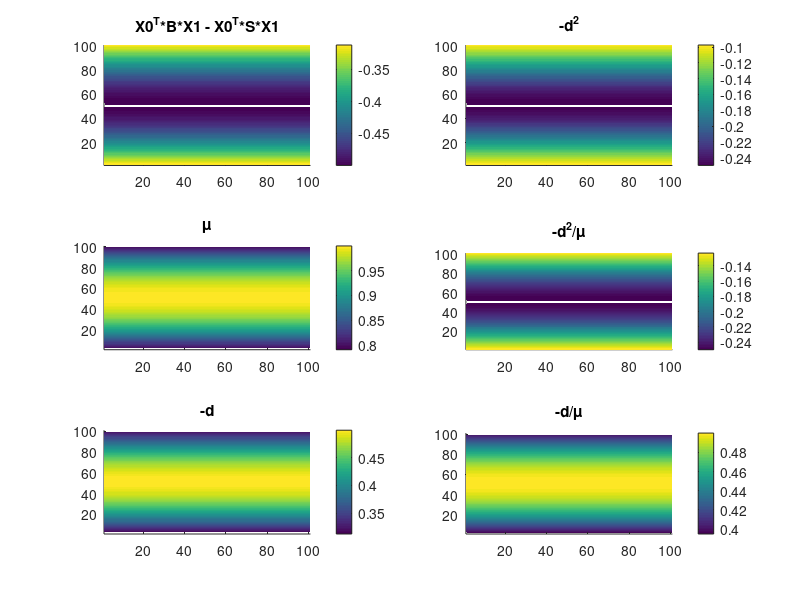
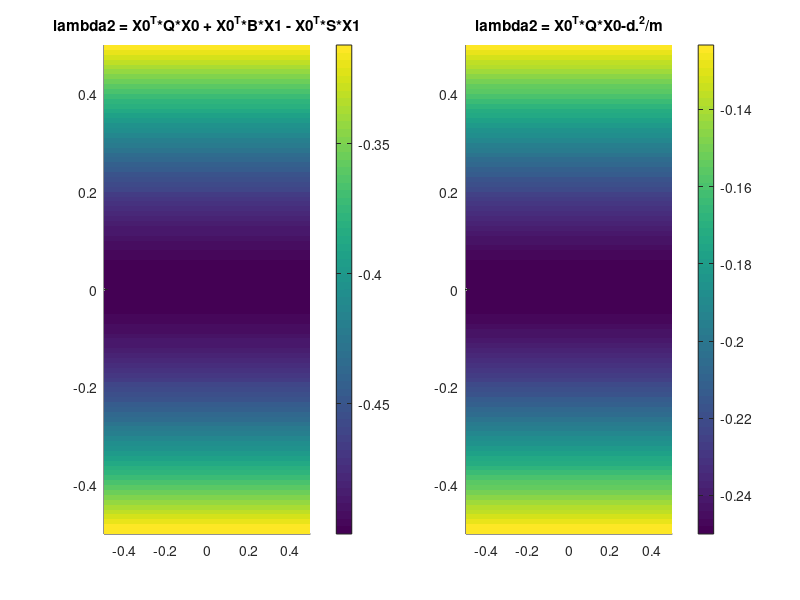
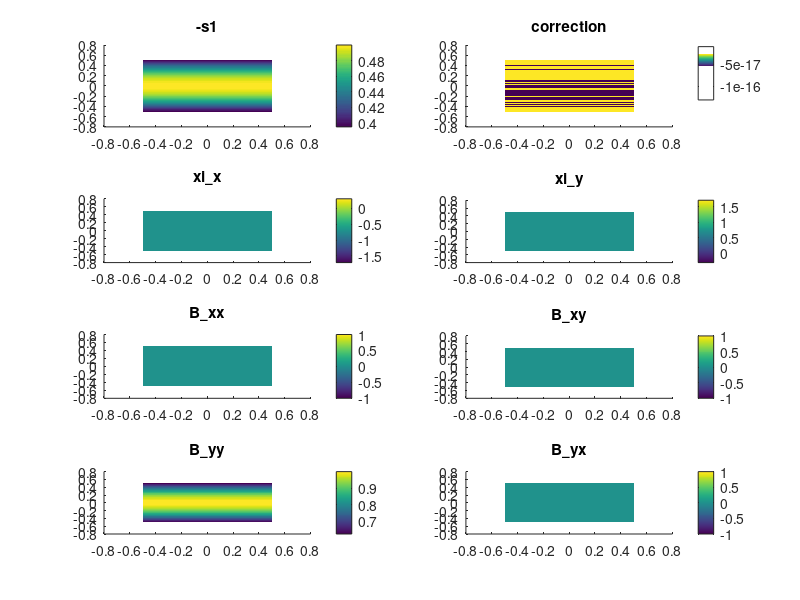
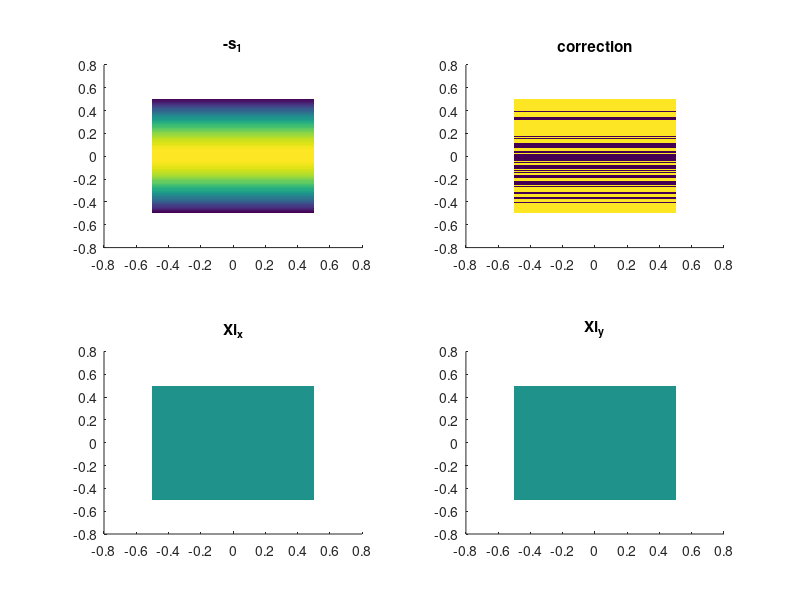

The MATLAB script that drew these images, in order:

close all
clear all
clc

xdim = 101;
ydim = 101;
xmin = -0.5
xmax = 0.5
ymin = -0.5
ymax = 0.5
x=linspace(xmin,xmax,xdim);
dx = x(2)-x(1);
y=linspace(ymin,ymax,ydim);
dy=y(2)-y(1);
[x,y]=meshgrid(x,y);

tdim = 3;
t0 = 0%0.5*pi
time = linspace(-0.01+t0,0.01+t0,tdim);
dt = time(2)-time(1);
for i =1:length(time)
    t=time(i);
    u(:,:,i) =2+tanh(y);    
    v(:,:,i) = zeros(size(y));
end

[dudx,dudy,dudt] = gradient(u,dx,dy,dt);
[dvdx,dvdy,dvdt] = gradient(v,dx,dy,dt);

au = dudt+u.*dudx+v.*dudy;
av = dvdt+u.*dvdx+v.*dvdy;
clear dudt dvdt
[daudx,daudy,daudt] = gradient(au,dx,dy,dt);
[davdx,davdy,davdt] = gradient(av,dx,dy,dt);

ju = daudt+u.*daudx+v.*daudy;
jv = davdt+u.*davdx+v.*davdy;
clear daudt davdt u v au av
[djudx,djudy,djudt] = gradient(ju,dx,dy,dt);
[djvdx,djvdy,djvdt] = gradient(jv,dx,dy,dt);
clear djudt djvdt
R = [0,-1;1,0];
b = zeros([ydim,xdim,tdim,2,2]);
for t =1:tdim
    t
    for i = 1:ydim
        for j = 1:xdim
            if ~isnan(ju(i,j,t))&&~isnan(jv(i,j,t))
                Grad_v = [dudx(i,j,t), dudy(i,j,t);dvdx(i,j,t), dvdy(i,j,t)];
                Grad_a = [daudx(i,j,t), daudy(i,j,t); davdx(i,j,t), davdy(i,j,t)];
                Grad_j = [djudx(i,j,t), djudy(i,j,t); djvdx(i,j,t), djvdy(i,j,t)];
                S = 0.5*(Grad_v + Grad_v');
                B = 0.5*(Grad_a + Grad_a')+(Grad_v'*Grad_v);
                b(i,j,t,:,:)=B;
                Q = 0.5*(Grad_j + Grad_j')+(Grad_v'*Grad_a+Grad_a'*Grad_v);
                [V,D] = eig(S);
                if ~issorted(diag(D))
                    [D,I] = sort(diag(D));
                    V = V(:, I);
                end
                s1(i,j,t) = D(1,1);
                X0 = V(:,1);
                xi(i,j,t,:) = V(:,1);
                l1(i,j,t) = X0'*B*X0;
                X1 = -((B-l1(i,j,t)*eye(size(B)))*X0)\(S-s1(i,j,t)*eye(size(B)));
                if sum(X1)~=0
                    X1=X1'/norm(X1);
                else
                    X1=X1';
                end
                l2(i,j,t) = X0'*Q*X0 + X0'*B*X1 - X0'*S*X1;
                db(i,j,t) = X0'*B*X1 - X0'*S*X1;
                a1(i,j,t)=l2(i,j,t);
                %Xp = R*X0;
                m = X0'*R'*(S-s1(i,j,t)*eye(size(S)))*R*X0;
                d = X0'*R'*B*X0;
                dd(i,j,t)=d;
                mm(i,j,t)=m;
                l2(i,j,t) = X0'*Q*X0-d.^2/m;
                a2(i,j,t)=l2(i,j,t);
                %X1 = V(:,1);
                %l1(i,j,t) = X1'*B*X1;
                %l2(i,j,t) = X1'*Q*X1;
                %cor(i,j,t) = -s1(i,j,t).^2+0.5*(X1'*B*X1);

            else
                s1(i,j,t) =nan;
                l1(i,j,t) = nan;
                l2(i,j,t) = nan;
                %cor(i,j,t)=nan;
            end
        end
    end
end

save ex3_correction3rd s1 l1 l2
save ex3_error_comparison s1 l1 a1 a2 dd db

figure
subplot(321)
surface(db(:,:,2),'edgecolor','none')
title('X0^T*B*X1 - X0^T*S*X1')
colorbar
axis tight
subplot(322)
surface(-dd(:,:,2).^2,'edgecolor','none')
title('-d^2')
axis tight
colorbar
subplot(323)
surface(mm(:,:,2),'edgecolor','none')
title('\mu')
axis tight
colorbar
subplot(324)
surface(-dd(:,:,2).^2./mm(:,:,2),'edgecolor','none')
title('-d^2/\mu')
axis tight
colorbar
subplot(325)
surface(-dd(:,:,2),'edgecolor','none')
title('-d')
axis tight
colorbar
subplot(326)
surface(-dd(:,:,2)./mm(:,:,2),'edgecolor','none')
title('-d/\mu')
axis tight
colorbar

%
figure
subplot(121)
surface(x,y,a1(:,:,2),'edgecolor','none')
title('lambda2 = X0^T*Q*X0 + X0^T*B*X1 - X0^T*S*X1')
colorbar
axis tight
subplot(122)
surface(x,y,a2(:,:,2),'edgecolor','none')
title('lambda2 = X0^T*Q*X0-d.^2/m')
axis tight
colorbar


figure
subplot(421)
surface(x,y,-s1(:,:,2),'edgecolor','none')
title('-s1')
colorbar
subplot(422)
surface(x,y,-s1(:,:,2).^2+0.5*l1(:,:,2),'edgecolor','none')
title('correction')
colorbar
subplot(423)
surface(x,y,xi(:,:,2,1),'edgecolor','none')
title('xi\_x')
colorbar
subplot(424)
surface(x,y,xi(:,:,2,2),'edgecolor','none')
title('xi\_y')
colorbar
subplot(425)
surface(x,y,b(:,:,2,1,1),'edgecolor','none')
title('B\_xx')
colorbar
subplot(426)
surface(x,y,b(:,:,2,1,2),'edgecolor','none')
title('B\_xy')
colorbar
subplot(427)
surface(x,y,b(:,:,2,2,2),'edgecolor','none')
title('B\_yy')
colorbar
subplot(428)
surface(x,y,b(:,:,2,2,1),'edgecolor','none')
title('B\_yx')
colorbar
%}

figure
subplot(221)
surface(x,y,-s1(:,:,2),'edgecolor','none')
title('-s_1')
subplot(222)
surface(x,y,-s1(:,:,2).^2+0.5.*l1(:,:,2),'edgecolor','none')
title('correction')
subplot(223)
surface(x,y,xi(:,:,2,1),'edgecolor','none')
title('Xi_x')
subplot(224)
surface(x,y,xi(:,:,2,2),'edgecolor','none')
title('Xi_y')

figure
quiver(x(1:15:end,1:15:end),y(1:15:end,1:15:end),xi(1:15:end,1:15:end,2,1),xi(1:15:end,1:15:end,2,2))%,'edgecolor','none')

